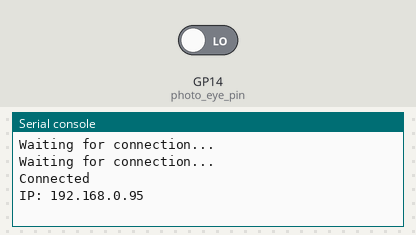
The program below on a simulated Raspberry Pi Pico running MicroPython. Parts: the last lines printed to the serial console. The inputs (shaded band) are chosen by the test bench; at power-on: GP14 (photo_eye_pin) LOW. WiFi joins after 1.5 s; the clock reads 2024-03-15 10:24:30 at power-on unless the program sets it; no MQTT or app messages arrive unless stated; library files of the repository ran but are not shown: secrets.py.

Above: at 3.2 s.
3.3 s: GP14 (photo_eye_pin) driven HIGH
At 4.6 s:
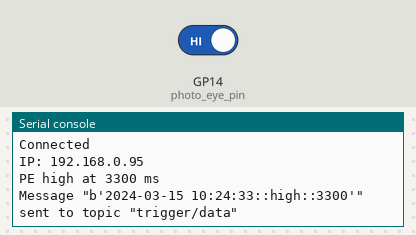
4.9 s: GP14 (photo_eye_pin) driven LOW
At 5.8 s:
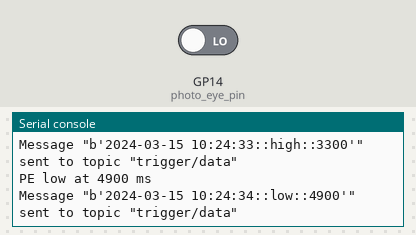

The program:

main.py
```python
import os
import time
import uasyncio as asyncio
from machine import Pin
from time import sleep, ticks_ms
import machine
import network
from umqtt.simple import MQTTClient

import WiFi

machine.freq(270000000)

# Hyper Variables
# Debounce time in milliseconds
debounce_time = 0

# MQTT Configuration
MQTT_BROKER = '192.168.0.30'  # Replace with the IP address of your PC
MQTT_TOPIC = 'trigger/data'
MQTT_CLIENT_ID = 'pi_pico_w'

# WiFi Configuration
static_ip = '192.168.0.95'
WiFi.connect_to_wifi(static_ip)

# Function to write a new line to the log file
# def write_log(message):
#     try:
#         timestamp = time.localtime()
#         formatted_time = "{:04}-{:02}-{:02} {:02}:{:02}:{:02}".format(
#             timestamp[0], timestamp[1], timestamp[2], timestamp[3], timestamp[4], timestamp[5]
#         )
#         with open("log.txt", "a") as log_file:
#             log_file.write(f"{formatted_time}::{message}\n")
#     except Exception as e:
#         print(f"Error writing to log file: {e}")

# def start_test():
#     write_log("")
#     write_log("----------------------------------------")
#     write_log("Test Start")
#     write_log("----------------------------------------")
#     write_log("")

# def end_test():
#     write_log("")
#     write_log("----------------------------------------")
#     write_log("Test End")
#     write_log("----------------------------------------")
#     write_log("")

# Define the button pin
photo_eye_pin = Pin(14, Pin.IN)

# Variables to store the last state and time
last_state = photo_eye_pin.value()
last_time = ticks_ms()

# Function to log state changes
def log_state_change(pin):
    global last_state, last_time
    timestamp = time.localtime()
    formatted_time = "{:04}-{:02}-{:02} {:02}:{:02}:{:02}".format(
        timestamp[0], timestamp[1], timestamp[2], timestamp[3], timestamp[4], timestamp[5]
    )
    current_time = ticks_ms()
    if current_time - last_time > debounce_time:
        current_state = pin.value()
        if current_state != last_state:
            state = 'high' if current_state else 'low'
            print(f"PE {state} at {current_time} ms")
            string_to_send = f"{formatted_time}::{state}::{current_time}"
            # send_data(string_to_send.encode())
            send_mqtt(string_to_send.encode())
            last_state = current_state
            last_time = current_time

# Attach an interrupt to the button pin
photo_eye_pin.irq(trigger=Pin.IRQ_RISING | Pin.IRQ_FALLING, handler=log_state_change)

# Function to send data to MQTT server
def send_data(data):
    try:
        print("Attempting to send data to MQTT...")
        client.publish(MQTT_TOPIC, data)
        print(f"Data sent to MQTT: {data}")
    except Exception as e:
        print(f"Error sending data to MQTT: {e}")

def send_mqtt(data):
    # Connect to MQTT broker
    client = MQTTClient(MQTT_CLIENT_ID, MQTT_BROKER)
    client.connect()
    # Publish message
    client.publish(MQTT_TOPIC, data)
    print(f'Message "{data}" sent to topic "{MQTT_TOPIC}"')


# # Connect to MQTT server
# client = MQTTClient(MQTT_CLIENT_ID, MQTT_BROKER, port=MQTT_PORT)
# client.connect()

# start_test()

async def main():
    try:
        while True:
            await asyncio.sleep(1)  # Sleep to reduce CPU usage
    except KeyboardInterrupt:
        print("Program stopped")
    finally:
        # end_test()
        print("end_test() called")

# Run the main loop
async def run():
    await asyncio.gather(main())

# Start the asyncio event loop
asyncio.run(run())
```

WiFi.py
```python
import os
import socket
import network
import secrets
import time

def is_port_free(port):
    s = socket.socket(socket.AF_INET, socket.SOCK_STREAM)
    try:
        s.bind(('0.0.0.0', port))
        s.close()
        return True
    except OSError:
        return False

def free_port(port):
    # Attempt to bind to the port to release it if it's in use
    s = socket.socket(socket.AF_INET, socket.SOCK_STREAM)
    try:
        s.bind(('0.0.0.0', port))
        s.close()
        print(f"Port {port} is now free.")
    except OSError as e:
        print(f"Failed to free port {port}: {e}")
    time.sleep(1)  # Give it a moment to release the port

def connect_to_wifi(static_ip, subnet='255.255.255.0', gateway='192.168.1.1', dns='8.8.8.8', ssid=secrets.SSID, password=secrets.PASSWORD, port=80):
    wlan = network.WLAN(network.STA_IF)
    wlan.active(True)

    # Configure the static IP
    wlan.ifconfig((static_ip, subnet, gateway, dns))

    # Connect to the Wi-Fi network
    wlan.connect(ssid, password)

    # Wait for connection
    max_wait = 10
    while max_wait > 0:
        if wlan.status() < 0 or wlan.status() >= 3:
            break
        max_wait -= 1
        print('Waiting for connection...')
        time.sleep(1)

    # Check if connected
    if wlan.status() != 3:
        raise RuntimeError('Wi-Fi connection failed')
    else:
        print('Connected')
        print('IP:', wlan.ifconfig()[0])
```

Measured:
- after the input at 3.3 s, the serial console: prints a new line at once (image 1)
- after the input at 4.9 s, the serial console: prints a new line at once (image 2)
